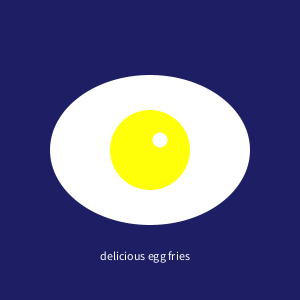
Frame 1 (no input)
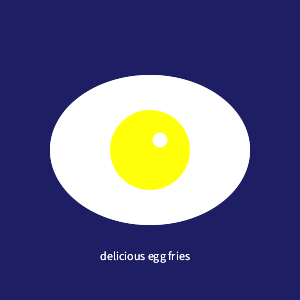
Frame 2 (the mouse pressed at the canvas centre, redrawn once)

The Processing sketch that drew these frames (run headless with seeded random() and noise(); the mouse was pressed at the canvas centre and the sketch redrawn once):

// Processing sketch: sketch_1_egg_fries
// ── sketch_1_egg_fries.pde
void setup() {
  size(300, 300);
  background(30, 30, 100);
  noStroke();
}

void draw() {
  fill(255);
  ellipse(150, 150, 200, 150);
  fill(255, 255, 10);
  ellipse(150, 150, 80, 80);
  fill(255);
  ellipse(160, 140, 15, 15);
  text("delicious egg fries", 100, 260);
  noLoop();
}
